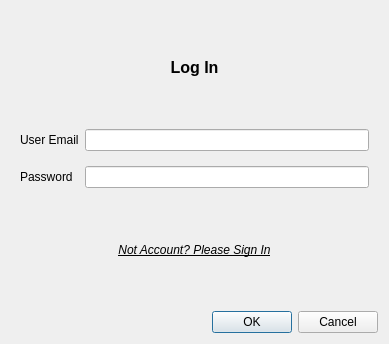
<?xml version="1.0" encoding="UTF-8"?>
<ui version="4.0">
 <class>LogInSignInDialog</class>
 <widget class="QDialog" name="LogInSignInDialog">
  <property name="geometry">
   <rect>
    <x>0</x>
    <y>0</y>
    <width>389</width>
    <height>344</height>
   </rect>
  </property>
  <property name="windowTitle">
   <string>Dialog</string>
  </property>
  <layout class="QGridLayout" name="gridLayout">
   <item row="0" column="0">
    <widget class="QStackedWidget" name="stackedWidget">
     <property name="currentIndex">
      <number>0</number>
     </property>
     <widget class="QWidget" name="page">
      <layout class="QGridLayout" name="gridLayout_2" rowstretch="1,0,2,1">
       <property name="verticalSpacing">
        <number>15</number>
       </property>
       <item row="1" column="0">
        <widget class="QLabel" name="label_2">
         <property name="text">
          <string>User Email</string>
         </property>
        </widget>
       </item>
       <item row="2" column="0">
        <widget class="QLabel" name="label_3">
         <property name="text">
          <string>Password</string>
         </property>
        </widget>
       </item>
       <item row="0" column="0" colspan="2">
        <widget class="QLabel" name="label">
         <property name="font">
          <font>
           <pointsize>12</pointsize>
           <bold>true</bold>
          </font>
         </property>
         <property name="text">
          <string>Log In</string>
         </property>
         <property name="alignment">
          <set>Qt::AlignmentFlag::AlignCenter</set>
         </property>
        </widget>
       </item>
       <item row="2" column="1">
        <widget class="QLineEdit" name="lineEdit_2">
         <property name="inputMethodHints">
          <set>Qt::InputMethodHint::ImhNoAutoUppercase|Qt::InputMethodHint::ImhNoPredictiveText|Qt::InputMethodHint::ImhSensitiveData</set>
         </property>
         <property name="echoMode">
          <enum>QLineEdit::EchoMode::PasswordEchoOnEdit</enum>
         </property>
        </widget>
       </item>
       <item row="3" column="0" colspan="2">
        <widget class="QLabel" name="label_4">
         <property name="font">
          <font>
           <italic>true</italic>
           <underline>true</underline>
           <stylestrategy>PreferDefault</stylestrategy>
          </font>
         </property>
         <property name="cursor">
          <cursorShape>PointingHandCursor</cursorShape>
         </property>
         <property name="layoutDirection">
          <enum>Qt::LayoutDirection::LeftToRight</enum>
         </property>
         <property name="autoFillBackground">
          <bool>false</bool>
         </property>
         <property name="styleSheet">
          <string notr="true">QLineEdit {
	color: rgb(15, 73, 153);
}</string>
         </property>
         <property name="text">
          <string>Not Account? Please Sign In</string>
         </property>
         <property name="alignment">
          <set>Qt::AlignmentFlag::AlignCenter</set>
         </property>
         <property name="openExternalLinks">
          <bool>false</bool>
         </property>
         <property name="textInteractionFlags">
          <set>Qt::TextInteractionFlag::LinksAccessibleByMouse</set>
         </property>
        </widget>
       </item>
       <item row="1" column="1">
        <widget class="QLineEdit" name="lineEdit">
         <property name="inputMethodHints">
          <set>Qt::InputMethodHint::ImhEmailCharactersOnly</set>
         </property>
        </widget>
       </item>
      </layout>
     </widget>
     <widget class="QWidget" name="page_2">
      <layout class="QGridLayout" name="gridLayout_3" rowstretch="1,0,0,0,0,0,0,0,1">
       <property name="bottomMargin">
        <number>10</number>
       </property>
       <property name="verticalSpacing">
        <number>15</number>
       </property>
       <item row="4" column="1">
        <widget class="QLineEdit" name="lineEdit_4">
         <property name="echoMode">
          <enum>QLineEdit::EchoMode::PasswordEchoOnEdit</enum>
         </property>
        </widget>
       </item>
       <item row="1" column="0">
        <widget class="QLabel" name="label_6">
         <property name="text">
          <string>Name</string>
         </property>
        </widget>
       </item>
       <item row="3" column="1">
        <widget class="QLineEdit" name="lineEdit_3"/>
       </item>
       <item row="4" column="0">
        <widget class="QLabel" name="label_8">
         <property name="text">
          <string>Password</string>
         </property>
        </widget>
       </item>
       <item row="7" column="0">
        <widget class="QLabel" name="label_10">
         <property name="text">
          <string>Birthday</string>
         </property>
        </widget>
       </item>
       <item row="6" column="0">
        <widget class="QLabel" name="label_9">
         <property name="text">
          <string>Password</string>
         </property>
        </widget>
       </item>
       <item row="1" column="1">
        <widget class="QLineEdit" name="lineEdit_6"/>
       </item>
       <item row="3" column="0">
        <widget class="QLabel" name="label_7">
         <property name="text">
          <string>Email</string>
         </property>
        </widget>
       </item>
       <item row="6" column="1">
        <widget class="QLineEdit" name="lineEdit_5">
         <property name="echoMode">
          <enum>QLineEdit::EchoMode::PasswordEchoOnEdit</enum>
         </property>
        </widget>
       </item>
       <item row="7" column="1">
        <widget class="QDateEdit" name="dateEdit">
         <property name="maximumDate">
          <date>
           <year>2100</year>
           <month>12</month>
           <day>31</day>
          </date>
         </property>
         <property name="minimumDate">
          <date>
           <year>1936</year>
           <month>1</month>
           <day>1</day>
          </date>
         </property>
         <property name="displayFormat">
          <string>dd/MM/yyyy</string>
         </property>
         <property name="calendarPopup">
          <bool>true</bool>
         </property>
        </widget>
       </item>
       <item row="0" column="0" colspan="2">
        <widget class="QLabel" name="label_5">
         <property name="font">
          <font>
           <pointsize>12</pointsize>
           <bold>true</bold>
          </font>
         </property>
         <property name="text">
          <string>Sign In</string>
         </property>
         <property name="alignment">
          <set>Qt::AlignmentFlag::AlignCenter</set>
         </property>
        </widget>
       </item>
       <item row="8" column="0" colspan="2">
        <widget class="QLabel" name="label_11">
         <property name="font">
          <font>
           <italic>true</italic>
          </font>
         </property>
         <property name="text">
          <string>Have you alreadry an Account? Log in</string>
         </property>
         <property name="alignment">
          <set>Qt::AlignmentFlag::AlignCenter</set>
         </property>
        </widget>
       </item>
      </layout>
     </widget>
    </widget>
   </item>
   <item row="1" column="0">
    <widget class="QDialogButtonBox" name="buttonBox">
     <property name="orientation">
      <enum>Qt::Orientation::Horizontal</enum>
     </property>
     <property name="standardButtons">
      <set>QDialogButtonBox::StandardButton::Cancel|QDialogButtonBox::StandardButton::Ok</set>
     </property>
    </widget>
   </item>
  </layout>
 </widget>
 <resources/>
 <connections>
  <connection>
   <sender>buttonBox</sender>
   <signal>accepted()</signal>
   <receiver>LogInSignInDialog</receiver>
   <slot>accept()</slot>
   <hints>
    <hint type="sourcelabel">
     <x>248</x>
     <y>254</y>
    </hint>
    <hint type="destinationlabel">
     <x>157</x>
     <y>274</y>
    </hint>
   </hints>
  </connection>
  <connection>
   <sender>buttonBox</sender>
   <signal>rejected()</signal>
   <receiver>LogInSignInDialog</receiver>
   <slot>reject()</slot>
   <hints>
    <hint type="sourcelabel">
     <x>316</x>
     <y>260</y>
    </hint>
    <hint type="destinationlabel">
     <x>286</x>
     <y>274</y>
    </hint>
   </hints>
  </connection>
 </connections>
</ui>
